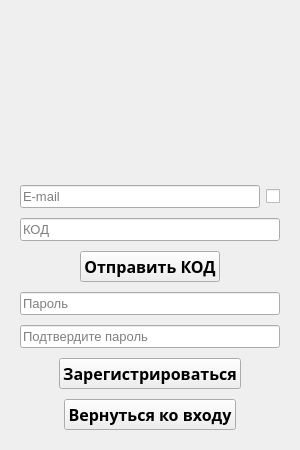
     <widget class="QWidget" name="regMenu" native="true">
      <property name="sizePolicy">
       <sizepolicy hsizetype="Expanding" vsizetype="Expanding">
        <horstretch>0</horstretch>
        <verstretch>0</verstretch>
       </sizepolicy>
      </property>
      <property name="minimumSize">
       <size>
        <width>0</width>
        <height>0</height>
       </size>
      </property>
      <property name="maximumSize">
       <size>
        <width>0</width>
        <height>16777215</height>
       </size>
      </property>
      <layout class="QVBoxLayout" name="verticalLayout_19">
       <property name="spacing">
        <number>0</number>
       </property>
       <property name="leftMargin">
        <number>0</number>
       </property>
       <property name="topMargin">
        <number>0</number>
       </property>
       <property name="rightMargin">
        <number>0</number>
       </property>
       <property name="bottomMargin">
        <number>0</number>
       </property>
       <item alignment="Qt::AlignHCenter|Qt::AlignVCenter">
        <widget class="QWidget" name="regWindow" native="true">
         <property name="sizePolicy">
          <sizepolicy hsizetype="Fixed" vsizetype="Preferred">
           <horstretch>0</horstretch>
           <verstretch>0</verstretch>
          </sizepolicy>
         </property>
         <property name="minimumSize">
          <size>
           <width>300</width>
           <height>450</height>
          </size>
         </property>
         <property name="maximumSize">
          <size>
           <width>300</width>
           <height>450</height>
          </size>
         </property>
         <layout class="QVBoxLayout" name="verticalLayout_16">
          <property name="spacing">
           <number>10</number>
          </property>
          <property name="leftMargin">
           <number>20</number>
          </property>
          <property name="topMargin">
           <number>20</number>
          </property>
          <property name="rightMargin">
           <number>20</number>
          </property>
          <property name="bottomMargin">
           <number>20</number>
          </property>
          <item alignment="Qt::AlignHCenter">
           <widget class="QLabel" name="pics_2">
            <property name="minimumSize">
             <size>
              <width>100</width>
              <height>100</height>
             </size>
            </property>
            <property name="maximumSize">
             <size>
              <width>100</width>
              <height>100</height>
             </size>
            </property>
            <property name="text">
             <string/>
            </property>
            <property name="pixmap">
             <pixmap resource="../icon.qrc">:/pics/res/shield.svg</pixmap>
            </property>
            <property name="scaledContents">
             <bool>true</bool>
            </property>
           </widget>
          </item>
          <item>
           <spacer name="verticalSpacer_3">
            <property name="orientation">
             <enum>Qt::Vertical</enum>
            </property>
            <property name="sizeHint" stdset="0">
             <size>
              <width>20</width>
              <height>40</height>
             </size>
            </property>
           </spacer>
          </item>
          <item>
           <widget class="QWidget" name="mainBody_2" native="true">
            <property name="sizePolicy">
             <sizepolicy hsizetype="Preferred" vsizetype="Expanding">
              <horstretch>0</horstretch>
              <verstretch>0</verstretch>
             </sizepolicy>
            </property>
            <property name="minimumSize">
             <size>
              <width>0</width>
              <height>0</height>
             </size>
            </property>
            <layout class="QVBoxLayout" name="verticalLayout_17">
             <property name="spacing">
              <number>10</number>
             </property>
             <property name="leftMargin">
              <number>0</number>
             </property>
             <property name="topMargin">
              <number>0</number>
             </property>
             <property name="rightMargin">
              <number>0</number>
             </property>
             <property name="bottomMargin">
              <number>0</number>
             </property>
             <item>
              <widget class="QWidget" name="widget_5" native="true">
               <property name="sizePolicy">
                <sizepolicy hsizetype="Expanding" vsizetype="Fixed">
                 <horstretch>0</horstretch>
                 <verstretch>0</verstretch>
                </sizepolicy>
               </property>
               <layout class="QHBoxLayout" name="horizontalLayout_8">
                <property name="leftMargin">
                 <number>0</number>
                </property>
                <property name="topMargin">
                 <number>0</number>
                </property>
                <property name="rightMargin">
                 <number>0</number>
                </property>
                <property name="bottomMargin">
                 <number>0</number>
                </property>
                <item>
                 <widget class="QLineEdit" name="email">
                  <property name="font">
                   <font>
                    <pointsize>10</pointsize>
                   </font>
                  </property>
                  <property name="text">
                   <string/>
                  </property>
                  <property name="placeholderText">
                   <string>E-mail</string>
                  </property>
                 </widget>
                </item>
                <item>
                 <widget class="QCheckBox" name="emailCheck">
                  <property name="text">
                   <string/>
                  </property>
                  <property name="checkable">
                   <bool>false</bool>
                  </property>
                  <property name="checked">
                   <bool>false</bool>
                  </property>
                  <property name="autoRepeat">
                   <bool>false</bool>
                  </property>
                  <property name="autoExclusive">
                   <bool>false</bool>
                  </property>
                  <property name="tristate">
                   <bool>false</bool>
                  </property>
                 </widget>
                </item>
               </layout>
              </widget>
             </item>
             <item>
              <widget class="QLineEdit" name="codeInput">
               <property name="font">
                <font>
                 <pointsize>10</pointsize>
                </font>
               </property>
               <property name="text">
                <string/>
               </property>
               <property name="placeholderText">
                <string>КОД</string>
               </property>
              </widget>
             </item>
             <item alignment="Qt::AlignHCenter">
              <widget class="QPushButton" name="sendCodeBtn">
               <property name="sizePolicy">
                <sizepolicy hsizetype="Fixed" vsizetype="Expanding">
                 <horstretch>0</horstretch>
                 <verstretch>0</verstretch>
                </sizepolicy>
               </property>
               <property name="font">
                <font>
                 <family>Segoe UI Semibold</family>
                 <pointsize>12</pointsize>
                 <bold>true</bold>
                </font>
               </property>
               <property name="cursor">
                <cursorShape>PointingHandCursor</cursorShape>
               </property>
               <property name="text">
                <string>Отправить КОД</string>
               </property>
              </widget>
             </item>
             <item>
              <widget class="QLineEdit" name="createPss">
               <property name="font">
                <font>
                 <pointsize>10</pointsize>
                </font>
               </property>
               <property name="placeholderText">
                <string>Пароль</string>
               </property>
              </widget>
             </item>
             <item>
              <widget class="QLineEdit" name="confPss">
               <property name="font">
                <font>
                 <pointsize>10</pointsize>
                </font>
               </property>
               <property name="placeholderText">
                <string>Подтвердите пароль</string>
               </property>
              </widget>
             </item>
             <item alignment="Qt::AlignHCenter">
              <widget class="QPushButton" name="regBtn">
               <property name="sizePolicy">
                <sizepolicy hsizetype="Fixed" vsizetype="Fixed">
                 <horstretch>0</horstretch>
                 <verstretch>0</verstretch>
                </sizepolicy>
               </property>
               <property name="font">
                <font>
                 <family>Segoe UI Semibold</family>
                 <pointsize>12</pointsize>
                 <bold>true</bold>
                </font>
               </property>
               <property name="cursor">
                <cursorShape>PointingHandCursor</cursorShape>
               </property>
               <property name="text">
                <string>Зарегистрироваться</string>
               </property>
              </widget>
             </item>
             <item alignment="Qt::AlignHCenter">
              <widget class="QPushButton" name="toExitBtn">
               <property name="sizePolicy">
                <sizepolicy hsizetype="Fixed" vsizetype="Fixed">
                 <horstretch>0</horstretch>
                 <verstretch>0</verstretch>
                </sizepolicy>
               </property>
               <property name="font">
                <font>
                 <family>Segoe UI Semibold</family>
                 <pointsize>12</pointsize>
                 <bold>true</bold>
                </font>
               </property>
               <property name="cursor">
                <cursorShape>PointingHandCursor</cursorShape>
               </property>
               <property name="text">
                <string>Вернуться ко входу</string>
               </property>
              </widget>
             </item>
            </layout>
           </widget>
          </item>
         </layout>
        </widget>
       </item>
      </layout>
     </widget>
